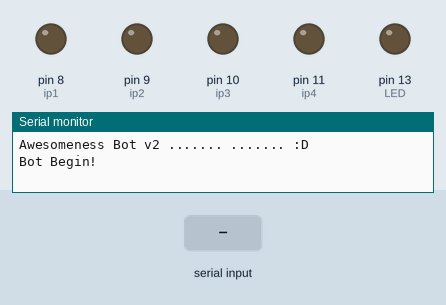
The sketch below on a simulated Arduino Uno, built with avr-gcc and run on an emulated ATmega328P. Parts: output pins drawn as LEDs (lit = HIGH), the last lines printed to the serial monitor. The inputs (shaded band) are chosen by the test bench.

Above: at 1.2 s.
1.3 s: "y" received over Serial
2.8 s: "0" received over Serial
4.3 s: "w" received over Serial
At 5.5 s:
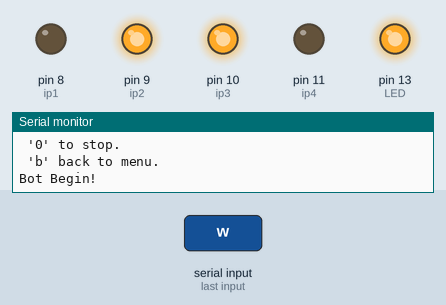
5.8 s: "a" received over Serial
At 6.7 s:
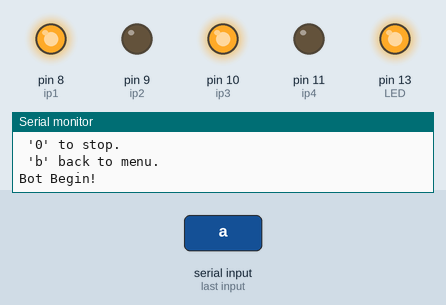
7.3 s: "d" received over Serial
At 7.9 s:
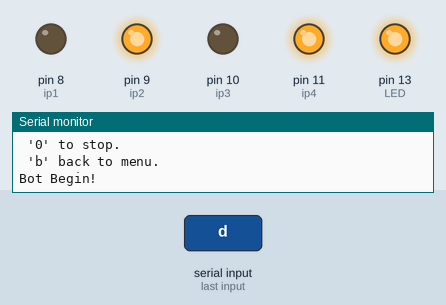
8.8 s: "s" received over Serial
At 10.2 s:
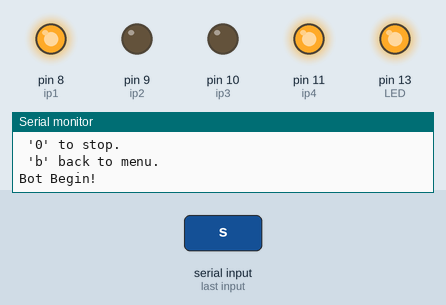
Timing chart, 0 to 11.3 s (numbered marks = the images above; inputs shaded):
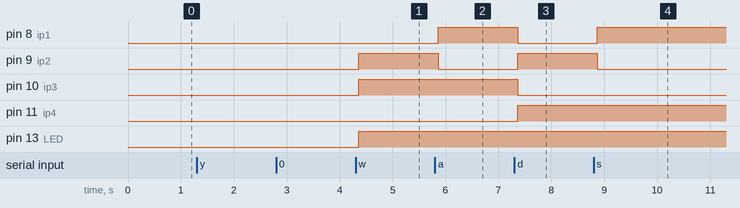

The sketch:

bluetoothpwm.ino
```cpp
/*
PIN SEQUENCE

HC05 VCC - 5V
HC05 GND - GND
HC05 TX - PIN 0
PIN 1 - 1.5K - 3.3K - GND
HC05 RX - Voltage Divider

LM293D
2 - PIN 8
7 - PIN 9
10 - PIN 10
11 - PIN 15
*/
// TRANSMISSION
/*
int counter =0;

void setup() {
  Serial.begin(9600);
  delay(50);
}

void loop() {
  counter++;
  Serial.print("Arduino counter: ");
  Serial.println(counter);
  delay(500); // wait half a sec
}

*/
char input,init,spd;
int  LED = 13; // LED on pin 13
int ip1 = 8;
int ip2 = 9;
int ip3 = 10;
int ip4 = 11;
int sp= -1;

void setup() {
  Serial.begin(9600);
  Serial.println("Awesomeness Bot v2 ....... ....... :D");
  pinMode(LED, OUTPUT);
  pinMode(ip1, OUTPUT);
  pinMode(ip2, OUTPUT);
  pinMode(ip3, OUTPUT);
  pinMode(ip4, OUTPUT);
}

void botstop()
{
  digitalWrite(LED, LOW);
      digitalWrite(ip1, HIGH);
       digitalWrite(ip2, HIGH);
        digitalWrite(ip3, HIGH);
         digitalWrite(ip4, HIGH);
}

void forward()
{
      digitalWrite(LED, HIGH);
      digitalWrite(ip1, LOW);
       digitalWrite(ip2, HIGH);
        digitalWrite(ip3, HIGH);
         digitalWrite(ip4, LOW);
}

void reverse()
{
        digitalWrite(LED, HIGH);
        digitalWrite(ip1, HIGH);
         digitalWrite(ip2, LOW);
          digitalWrite(ip3, LOW);
         digitalWrite(ip4, HIGH);
}

void left()
{
        digitalWrite(LED, HIGH);
        digitalWrite(ip1, HIGH);
         digitalWrite(ip2, LOW);
        digitalWrite(ip3, HIGH);
         digitalWrite(ip4, LOW);
}

void right()
{
        digitalWrite(LED, HIGH);
       digitalWrite(ip1, LOW);
       digitalWrite(ip2, HIGH);
        digitalWrite(ip3, LOW);
         digitalWrite(ip4, HIGH);
}

void speedset(char spd)
{
    sp = (int)spd;
}

void loop() {
  Serial.println("Bot Begin!");
  while (!Serial.available());   // stay here so long as COM port is empty
  if(sp == -1)
  {
          Serial.println("Awesomeness Bot Interface.");
          Serial.println("Do you want to set speed ? y/n");
          init = Serial.read();
          if (init == 'y')
          {
                  Serial.println("Set the value of Speed. 10-100");
                  spd = Serial.read();
                  speedset(spd);
          }
          else
          {
                Serial.println("Setting Default Full Speed....");
                sp = 100;
          }
  }
  else
  {
  Serial.println("Press 'w' to move forward.\n 'a' to move left. \n 'd' to move right.\n 's' to move reverse.\n '0' to stop. \n 'b' back to menu.");
  input = Serial.read();
                if( input == '0' )
               {
                 botstop();
               }
               if( input == 'w' ) //Forward
              {
                forward();
              }
                if( input == 'a' ) //LEFT
               {
                 left();
                 delay(400);
                 input = 1;
               }
               if( input == 'd' ) //RIGHT
              {
                  right();
                  delay(400);
                  input = 1;
              }
                if( input == 's' ) //Reverse
               {
                 reverse();
               }
                 if( input == 'b' ) //Back to menu
               {
                 sp = -1;
               }
  }
  delay(50);
}
```

Measured:
- after the input at 4.3 s, pin 9 (ip2), pin 10 (ip3), pin 13 (LED): LOW → HIGH after 0.06 s
- after the input at 5.8 s, pin 8 (ip1): LOW → HIGH after 0.06 s; pin 9 (ip2): HIGH → LOW after 0.06 s
- after the input at 7.3 s, pin 8 (ip1), pin 10 (ip3): HIGH → LOW after 0.06 s; pin 9 (ip2), pin 11 (ip4): LOW → HIGH after 0.06 s
- after the input at 8.8 s, pin 8 (ip1): LOW → HIGH after 0.06 s; pin 9 (ip2): HIGH → LOW after 0.06 s
